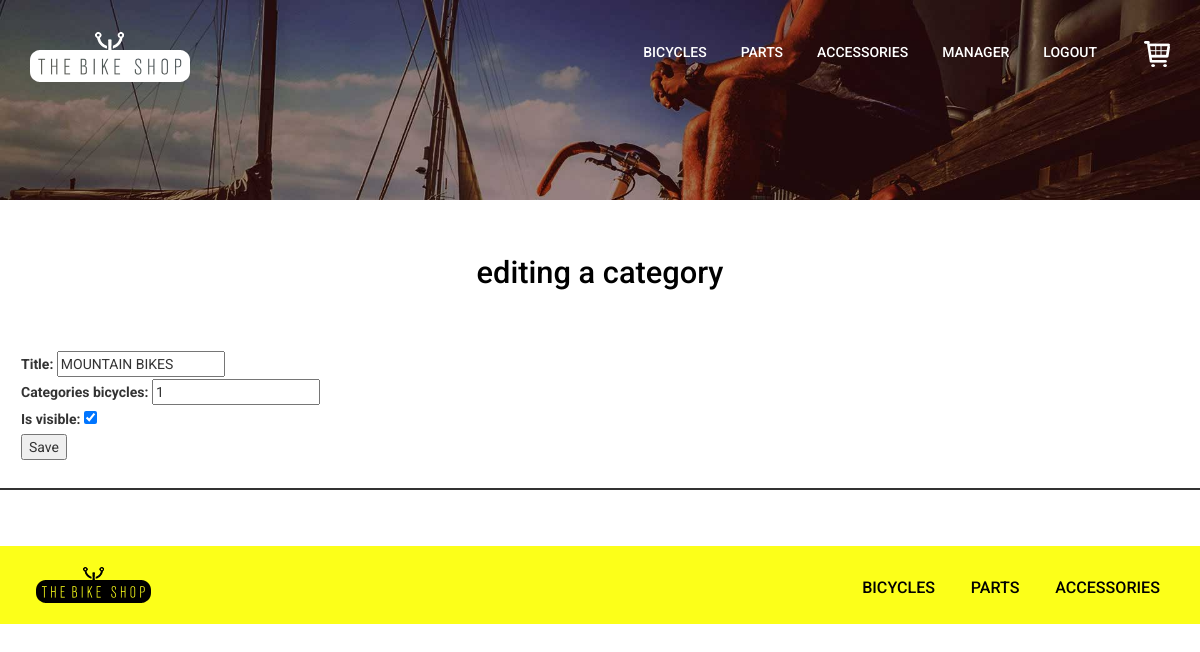
The app's page /bicycles/categories_type/update_type/1/ (signed in) with its own data.
### bicycles/models.py (models this page shows, shortened)
class Bike_type(models.Model):
    title = models.CharField(max_length=50, unique=True)
    categories_bicycles = models.IntegerField()
    is_visible = models.BooleanField(default=True)

### bicycles/views.py (the view)
# urls.py: path('categories_type/update_type/<int:pk>/', CategoryUpdateType.as_view(), name='update_type'),
class CategoryUpdateType(LoginRequiredMixin, GroupRequiredMixin, SuccessMessageMixin, UpdateView):
    login_url = reverse_lazy('login')
    group_required = ['manager', 'admin']
    model = Bike_type
    form_class = Bike_typeForm
    template_name = 'update_bike_type.html'
    success_url = reverse_lazy('bicycles:categories_type')
    success_message = 'Категория успешно отредактирована!'

### bicycles/forms.py
class Bike_typeForm(forms.ModelForm):
    title = forms.CharField(max_length=50,
                            widget=forms.TextInput(attrs={'placeholder': "Name", 'required': "required"}))
    categories_bicycles = forms.IntegerField(
        widget=forms.TextInput(attrs={'placeholder': "Type", 'required': "required"}))
    is_visible = forms.BooleanField(widget=forms.CheckboxInput(attrs={'required':'required'}))
    class Meta(object):
        model = Bike_type
        fields = ('title', 'categories_bicycles', 'is_visible')

### cart/context_processors.py (called while the page is built)
def cart(request):
    return {'cart':Cart(request)}

### cart/models.py (called while the page is built)
    def __len__(self):
        return sum(item['quantity'] for item in self.cart.values())

### bicycles/templates/update_bike_type.html (shortened to what this page needs)
{% extends "base.html" %}
{% block content%}
{% include 'banner_small.html' %}
<div class="bikes">
    <div class="mountain-sec">
    <h2>editing a category</h2>
        <form action="" method="post">
            {{form.as_p}}
            <input type="submit" value="Save">
        </form>
    </div>
</div>
{% endblock%}

### static/css/style.css (style rules this page uses)
body { margin:0; padding:0; background:#fff; font-family: 'Roboto', sans-serif; }
h1,h2,h3,h4,h5,h6 { margin:0; }
p { margin:0; }
.bikes { padding:6em 0 2em 0; }
.bikes { padding:4em 0; }
.mountain-sec,.singlespeed-sec { border-bottom:2px solid; padding:0 1.5em 2em 1.5em; }
.bikes h2 { color:#000; font-size:2.5em; font-weight:500; margin-bottom:2em; text-align:center; }
@media (max-width: 1280px) { .bikes h2 { font-size: 2.2em; } }

### records on screen
Bike_type: title "MOUNTAIN BIKES", categories_bicycles "1", is_visible "☑"
